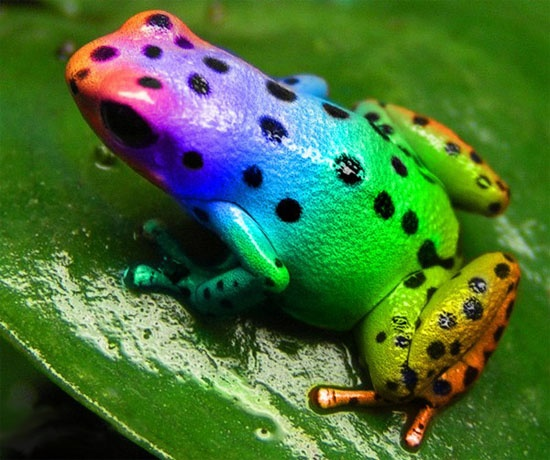
#> input picture MLBasics/frog.png, 550 x 460 px
$ jupyter execute SVD.ipynb   (shell and % lines are left out)
#> lines starting #> are read from the running program, lines starting #| are printed output that depends on the picture
[cell 1]
from PIL import Image
import numpy as np
import numpy.linalg as ln
import matplotlib.pyplot as plt

[cell 2]
frog = np.array(Image.open("frog.png").convert("RGB")) / 255    # The last division to force numbers to be in [0,1]
plt.imshow(frog)

[cell 3]
plt.imshow(frog[:, :, 0], cmap="Reds")
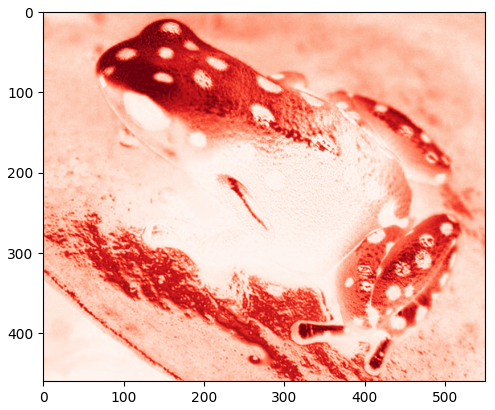
#> figure drawn by matplotlib, 1 panel

[cell 4]
plt.imshow(frog[:, :, 1], cmap="Greens")
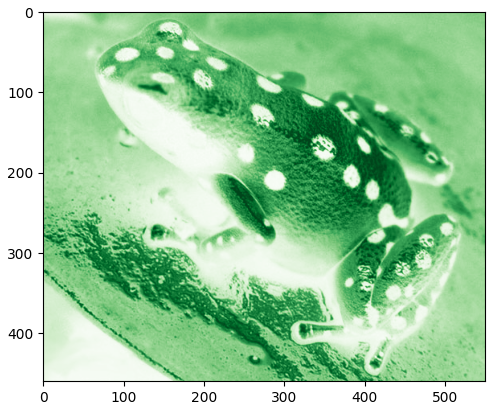
#> figure drawn by matplotlib, 1 panel

[cell 5]
plt.imshow(frog[:, :, 2], cmap="Blues")
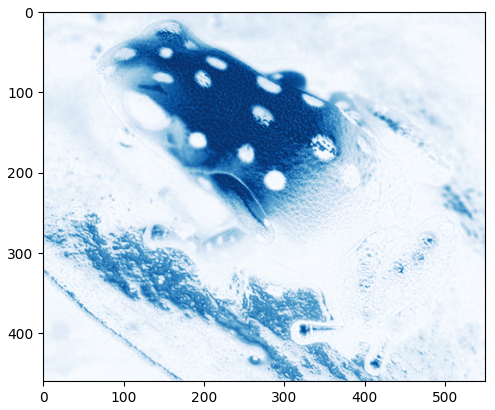
#> figure drawn by matplotlib, 1 panel

[cell 6]
plt.imshow(frog[:5, :7, 0], cmap='Reds')
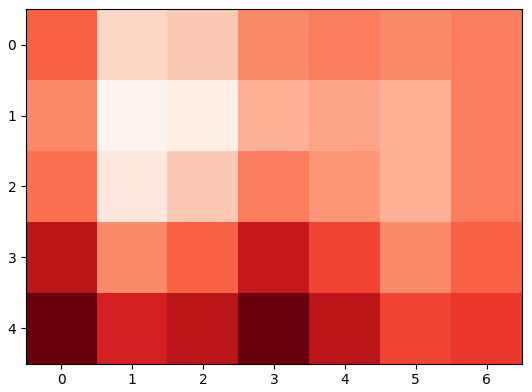
#> figure drawn by matplotlib, 1 panel

[cell 7]
m, n = 5, 7
U, S, V = ln.svd(frog[:m, :n, 0])    # The full SVD
#> U = [[0.393, 0.357, 0.621, -0.364, 0.447], [0.342, 0.612, 0.01, 0.124, -0.702], [0.376, 0.303, -0.507, 0.483, 0.525], [0.489, -0.232, -0.504, -0.667, -0.0887], [0.59, -0.594, 0.321, 0.416, -0.152]]; S = [0.562, 0.0458, 0.0119, 0.00432, 0.003]
U
#> Out has the same summary as U

[cell 8]
S    # The singular values
#> Out = [0.562, 0.0458, 0.0119, 0.00432, 0.003]

[cell 9]
V.T    # ln.svd returns the transpose of V as described above

[cell 10]
r = 2
nU, nS, nV = U[:m, :r], S[:r], V[:r, :n]
#> nU = [[0.393, 0.357], [0.342, 0.612], [0.376, 0.303], [0.489, -0.232], [0.59, -0.594]]; nS = [0.562, 0.0458]
nU
#> Out has the same summary as nU

[cell 11]
nS
#> Out = [0.562, 0.0458]

[cell 12]
nV.T
#> Out = [[0.445, 0.0258], [0.308, -0.479], [0.339, -0.479], [0.424, -0.229], [0.39, 0.135], [0.342, 0.353], [0.379, 0.587]]

[cell 13]
nX = nU.dot(np.diag(nS)).dot(nV)
nX

[cell 14]
nX.shape
#> Out = (5, 7)

[cell 15]
plt.imshow(nX, cmap="Reds")

$ run again, with MLBasics/USCapitol.png copied over MLBasics/frog.png
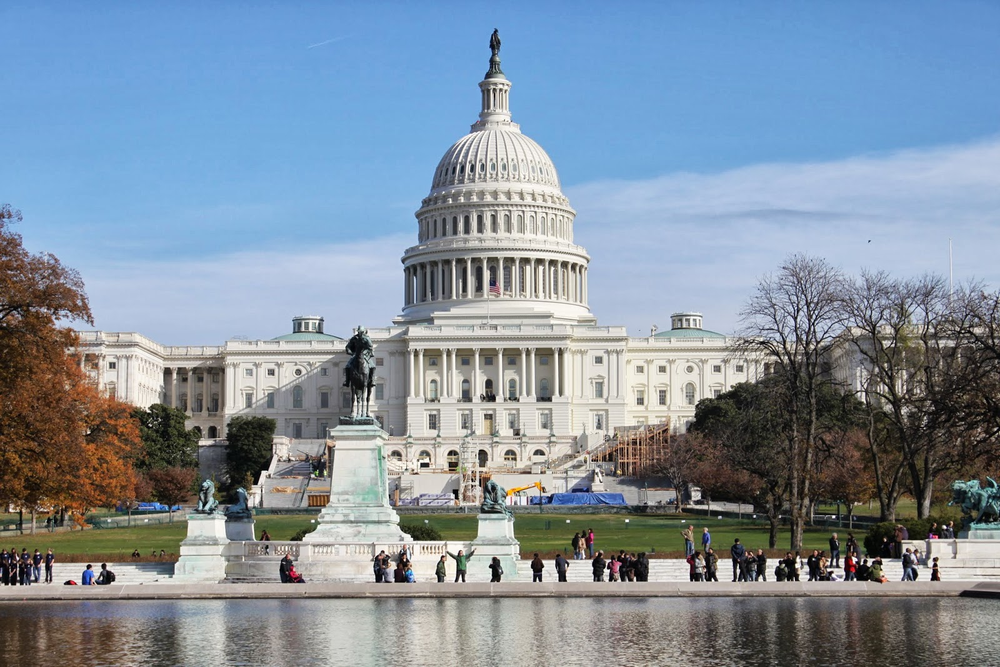
#> input picture MLBasics/USCapitol.png, 1000 x 667 px, shrunk from 1600 x 1067 before the run
#> `[cell 6] plt.imshow(frog[:5, :7, 0], cmap='Reds')`:
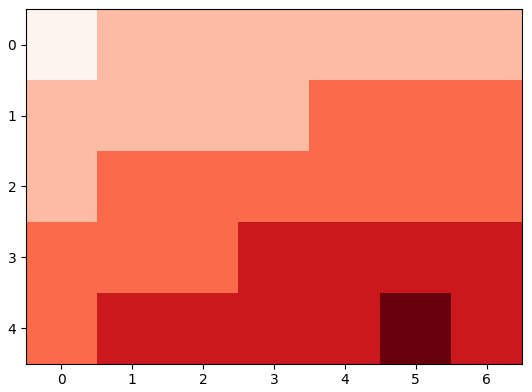
#> figure drawn by matplotlib, 1 panel
#> U = [[0.442, 0.394, 0.33, 0.188, 0.711], [0.445, -0.599, -0.24, 0.621, 0.0024], [0.447, 0.395, 0.336, 0.193, -0.703], [0.45, -0.489, 0.355, -0.657, 9.15e-05], [0.452, 0.302, -0.771, -0.331, -0.00237]]; S = [2.23, 0.00475, 0.00302, 0.00243, 2.39e-05]
#> `U`: Out has the same summary as U
#> nU = [[0.442, 0.394], [0.445, -0.599], [0.447, 0.395], [0.45, -0.489], [0.452, 0.302]]; nS = [2.23, 0.00475]
#> `nU`: Out has the same summary as nU
#> `nV.T`: Out = [[0.375, -0.364], [0.377, 0.536], [0.377, 0.536], [0.378, 0.132], [0.379, -0.363], [0.38, -0.113], [0.379, -0.363]]
#> `[cell 15] plt.imshow(nX, cmap="Reds")`:
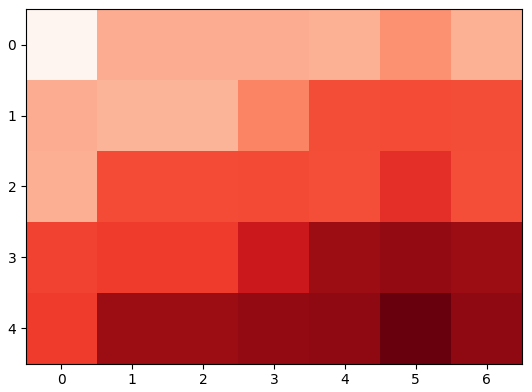
#> figure drawn by matplotlib, 1 panel
